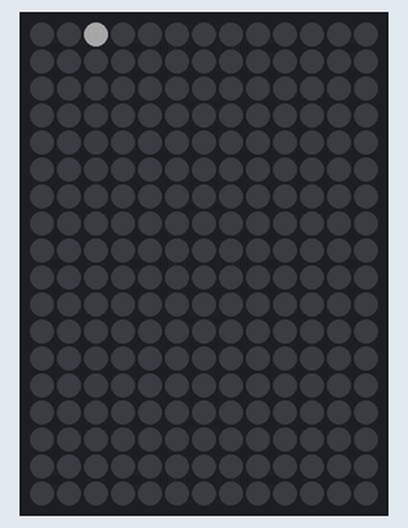
Bench run of a sketch on a simulated ESP32. On the bench: 13×18 RGB LED matrix (first LED top left, wired row by row). Dim RGB values are drawn brighter than linear; what the sketch prints to the serial monitor is not drawn.

Above: at 0.31 s.
At 1.72 s:
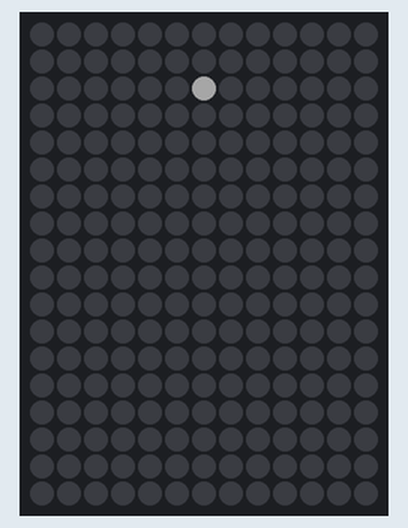
At 3.13 s:
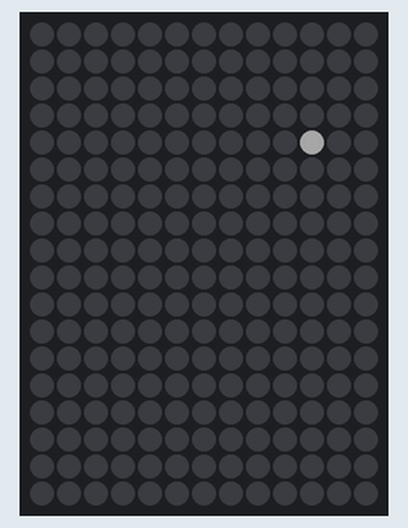
At 6.1 s:
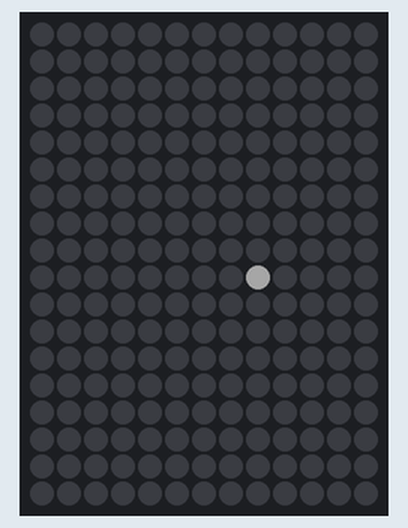
At 9.07 s:
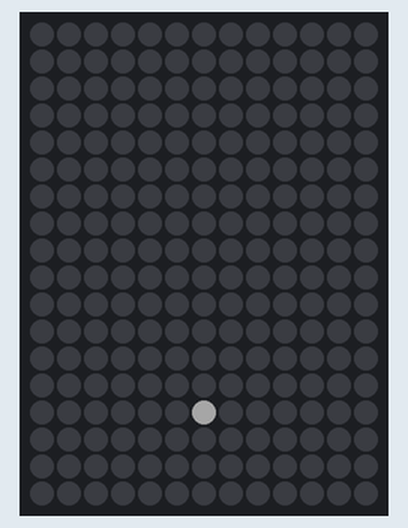
At 12.03 s:
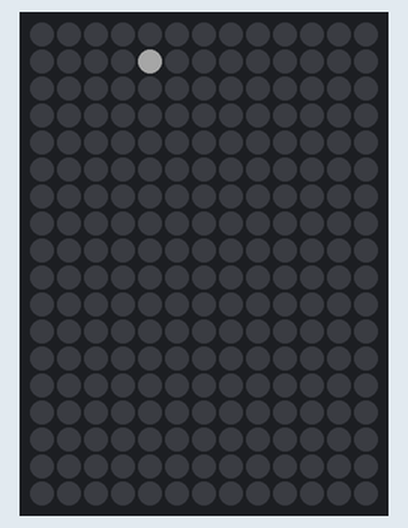

The sketch:

led_pannel_controller.ino
```cpp
/*
  LED-PANNEL — example external controller

  the panel has no mcu on it, so this is a starting-point sketch for
  an external ESP32 driving it over FastLED. untested on real hardware
  since the board isn't built yet.

  confirmed from the schematic/gerbers: 234 leds in a 13 wide x 18 tall
  grid at 20mm pitch, single-wire serial chain (LED1 DOUT -> LED2 DIN
  -> ...), serpentine row routing with LED1 in the top left corner and
  LED234 in the bottom left, 470 ohm resistor (R1) between pad H1 (data
  in) and LED1's DIN. no connector on the board, so data solders to H1
  and +5V solders to any of the 248 through-hole +5V pads.

  still worth checking once you actually have the board: whether the
  led really wants WS2812B timing and GRB order (the BOM part is a
  XINGLIGHT XL-5050RGBC-2812B, which should be WS2812B-compatible, but
  confirm it), whether a 3.3V esp32 gpio needs a level shifter to drive
  the line reliably, and real current draw (234 leds at full white is
  roughly 14A at the usual 60mA per led, don't power this off usb).

  library: FastLED (https://github.com/FastLED/FastLED)
*/

#include <FastLED.h>

// ---- Panel geometry (confirmed from schematic/gerbers) ----
#define MATRIX_WIDTH   13    // columns, X spans 10mm..250mm at 20mm pitch
#define MATRIX_HEIGHT  18    // rows,    Y spans 10mm..-330mm at 20mm pitch
#define NUM_LEDS       (MATRIX_WIDTH * MATRIX_HEIGHT)  // 234

// ---- Wiring (VERIFY before flashing) ----
#define DATA_PIN       5     // ESP32 GPIO feeding R1 -> LED1 DIN. Change to match your wiring.
#define LED_TYPE       WS2812B   // Per the BOM part number — confirm on real hardware
#define COLOR_ORDER    GRB       // Standard for WS2812B-class parts — verify, don't assume

// Matches the serpentine row routing confirmed in the gerber data:
// row 0 is LED1..LED13 left to right, row 1 is LED14..LED26 right to
// left, alternating down to LED234 in the bottom left.
const bool kMatrixSerpentine = true;
const bool kStartsAtBottom = false;   // LED1 is in the top row
const bool kStartsOnLeft   = true;    // LED1 is the leftmost LED in its row

CRGB leds[NUM_LEDS];

// Maps (x, y) matrix coordinates to the physical index in the LED chain.
uint16_t XY(uint8_t x, uint8_t y) {
  uint8_t row = kStartsAtBottom ? (MATRIX_HEIGHT - 1 - y) : y;

  bool rowReversed = kMatrixSerpentine && (row % 2 == 1);
  uint8_t col = (rowReversed == kStartsOnLeft) ? (MATRIX_WIDTH - 1 - x) : x;

  return (uint16_t)(row * MATRIX_WIDTH) + col;
}

void setup() {
  Serial.begin(115200);
  delay(200);
  Serial.println("LED-PANNEL example controller — UNTESTED, verify wiring before use");

  FastLED.addLeds<LED_TYPE, DATA_PIN, COLOR_ORDER>(leds, NUM_LEDS);

  // Keep this low until you've measured real current draw with a meter.
  // Raise it only once you have a supply sized for the result.
  FastLED.setBrightness(40);
  FastLED.clear();
  FastLED.show();
}

void loop() {
  // Minimal sanity-check pattern: sweep a single pixel across the
  // matrix so you can visually confirm the XY mapping is correct
  // before trying anything more ambitious.
  static uint8_t x = 0;
  static uint8_t y = 0;

  FastLED.clear();
  leds[XY(x, y)] = CRGB::White;
  FastLED.show();

  x++;
  if (x >= MATRIX_WIDTH) {
    x = 0;
    y++;
    if (y >= MATRIX_HEIGHT) y = 0;
  }

  delay(40);
}
```

Measured:
- by itself, everything shown: repeats every 11.0 s, in 234 steps
